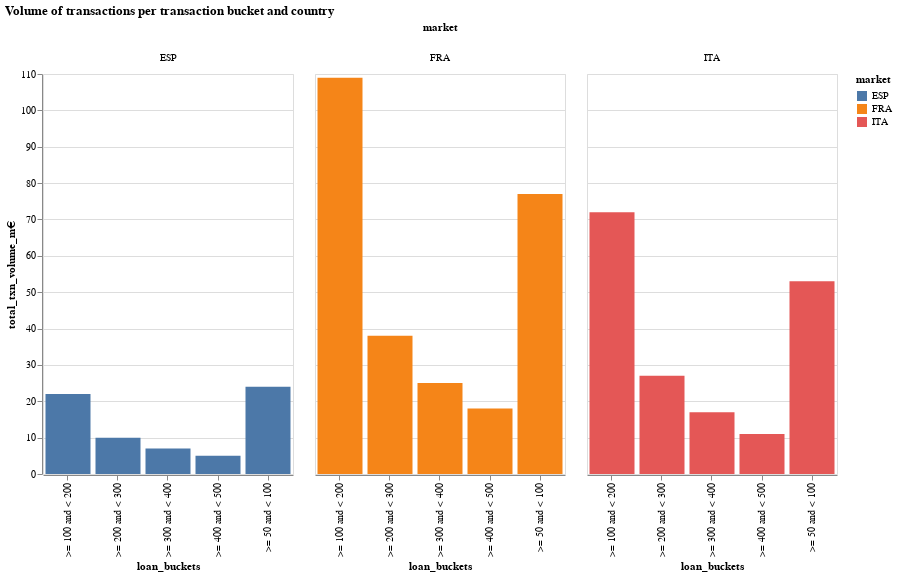

Notebook code for this chart:
### Code cell
af.column_multi(
    txn_bucket_df,
    "market:N",
    "loan_buckets:N",
    "total_txn_volume_m€:Q",
    "market:N",
    250,
    400,
    "x",
).properties(title="Volume of transactions per transaction bucket and country")

### Figure 1 — Vega-Lite specification as saved in the notebook (floating-point values rounded to 4 significant figures)
{"config": {"view": {"continuousWidth": 400, "continuousHeight": 300}}, "data": {"name": "data-d96a39bc21d47d2a3b34b506950baff9"}, "mark": "bar", "encoding": {"color": {"type": "nominal", "field": "market"}, "column": {"type": "nominal", "field": "market"}, "tooltip": {"type": "quantitative", "field": "total_txn_volume_m€"}, "x": {"type": "nominal", "field": "loan_buckets", "sort": "x"}, "y": {"type": "quantitative", "field": "total_txn_volume_m€"}}, "height": 400, "title": "Volume of transactions per transaction bucket and country", "width": 250, "$schema": "https://vega.github.io/schema/vega-lite/v4.8.1.json", "datasets": {"data-d96a39bc21d47d2a3b34b506950baff9": [{"market": "ITA", "loan_buckets": ">= 50 and < 100", "loan_buckets_2": " >= 50 and < 100", "total_txn_volume_m€": 53.0, "avg_volume_per_user": 268.7, "avg_txns_per_user": 3.876, "avg_volume_per_txn": 69.32}, {"market": "ESP", "loan_buckets": ">= 50 and < 100", "loan_buckets_2": " >= 50 and < 100", "total_txn_volume_m€": 24.0, "avg_volume_per_user": 253.4, "avg_txns_per_user": 3.676, "avg_volume_per_txn": 68.93}, {"market": "FRA", "loan_buckets": ">= 50 and < 100", "loan_buckets_2": " >= 50 and < 100", "total_txn_volume_m€": 77.0, "avg_volume_per_user": 294.2, "avg_txns_per_user": 4.233, "avg_volume_per_txn": 69.49}, {"market": "FRA", "loan_buckets": ">= 100 and < 200", "loan_buckets_2": ">= 100 and < 200", "total_txn_volume_m€": 109.0, "avg_volume_per_user": 589.2, "avg_txns_per_user": 4.368, "avg_volume_per_txn": 134.9}, {"market": "ITA", "loan_buckets": ">= 100 and < 200", "loan_buckets_2": ">= 100 and < 200", "total_txn_volume_m€": 72.0, "avg_volume_per_user": 498.1, "avg_txns_per_user": 3.983, "avg_volume_per_txn": 125.0}, {"market": "ESP", "loan_buckets": ">= 100 and < 200", "loan_buckets_2": ">= 100 and < 200", "total_txn_volume_m€": 22.0, "avg_volume_per_user": 392.8, "avg_txns_per_user": 2.885, "avg_volume_per_txn": 136.2}, {"market": "ESP", "loan_buckets": ">= 200 and < 300", "loan_buckets_2": ">= 200 and < 300", "total_txn_volume_m€": 10.0, "avg_volume_per_user": 533.2, "avg_txns_per_user": 2.201, "avg_volume_per_txn": 242.3}, {"market": "ITA", "loan_buckets": ">= 200 and < 300", "loan_buckets_2": ">= 200 and < 300", "total_txn_volume_m€": 27.0, "avg_volume_per_user": 612.6, "avg_txns_per_user": 2.548, "avg_volume_per_txn": 240.4}, {"market": "FRA", "loan_buckets": ">= 200 and < 300", "loan_buckets_2": ">= 200 and < 300", "total_txn_volume_m€": 38.0, "avg_volume_per_user": 654.5, "avg_txns_per_user": 2.709, "avg_volume_per_txn": 241.6}, {"market": "FRA", "loan_buckets": ">= 300 and < 400", "loan_buckets_2": ">= 300 and < 400", "total_txn_volume_m€": 25.0, "avg_volume_per_user": 828.7, "avg_txns_per_user": 2.413, "avg_volume_per_txn": 343.5}, {"market": "ITA", "loan_buckets": ">= 300 and < 400", "loan_buckets_2": ">= 300 and < 400", "total_txn_volume_m€": 17.0, "avg_volume_per_user": 796.2, "avg_txns_per_user": 2.321, "avg_volume_per_txn": 343.1}, {"market": "ESP", "loan_buckets": ">= 300 and < 400", "loan_buckets_2": ">= 300 and < 400", "total_txn_volume_m€": 7.0, "avg_volume_per_user": 702.9, "avg_txns_per_user": 2.042, "avg_volume_per_txn": 344.3}, {"market": "FRA", "loan_buckets": ">= 400 and < 500", "loan_buckets_2": ">= 400 and < 500", "total_txn_volume_m€": 18.0, "avg_volume_per_user": 1031.0, "avg_txns_per_user": 2.32, "avg_volume_per_txn": 444.4}, {"market": "ITA", "loan_buckets": ">= 400 and < 500", "loan_buckets_2": ">= 400 and < 500", "total_txn_volume_m€": 11.0, "avg_volume_per_user": 981.2, "avg_txns_per_user": 2.208, "avg_volume_per_txn": 444.4}, {"market": "ESP", "loan_buckets": ">= 400 and < 500", "loan_buckets_2": ">= 400 and < 500", "total_txn_volume_m€": 5.0, "avg_volume_per_user": 864.6, "avg_txns_per_user": 1.94, "avg_volume_per_txn": 445.6}]}}
